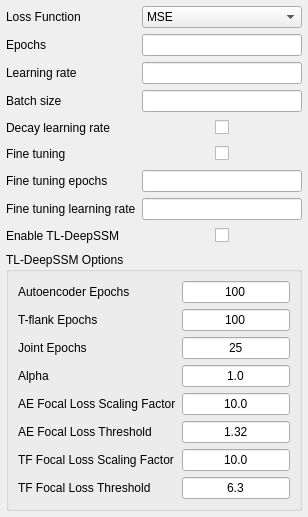
              <widget class="QWidget" name="training_tab">
               <attribute name="title">
                <string>Training</string>
               </attribute>
               <layout class="QGridLayout" name="gridLayout_4">
                <property name="leftMargin">
                 <number>6</number>
                </property>
                <property name="topMargin">
                 <number>6</number>
                </property>
                <property name="rightMargin">
                 <number>6</number>
                </property>
                <property name="bottomMargin">
                 <number>6</number>
                </property>
                <item row="3" column="0">
                 <widget class="QLabel" name="label_13">
                  <property name="text">
                   <string>Batch size</string>
                  </property>
                 </widget>
                </item>
                <item row="0" column="1">
                 <widget class="QComboBox" name="loss_function">
                  <item>
                   <property name="text">
                    <string>MSE</string>
                   </property>
                  </item>
                  <item>
                   <property name="text">
                    <string>Focal</string>
                   </property>
                  </item>
                 </widget>
                </item>
                <item row="7" column="1">
                 <widget class="QLineEdit" name="training_fine_tuning_learning_rate">
                  <property name="alignment">
                   <set>Qt::AlignmentFlag::AlignCenter</set>
                  </property>
                 </widget>
                </item>
                <item row="8" column="0">
                 <widget class="QLabel" name="label_24">
                  <property name="sizePolicy">
                   <sizepolicy hsizetype="Preferred" vsizetype="Fixed">
                    <horstretch>0</horstretch>
                    <verstretch>0</verstretch>
                   </sizepolicy>
                  </property>
                  <property name="text">
                   <string>Enable TL-DeepSSM</string>
                  </property>
                 </widget>
                </item>
                <item row="6" column="0">
                 <widget class="QLabel" name="label_16">
                  <property name="text">
                   <string>Fine tuning epochs</string>
                  </property>
                 </widget>
                </item>
                <item row="2" column="1">
                 <widget class="QLineEdit" name="training_learning_rate">
                  <property name="alignment">
                   <set>Qt::AlignmentFlag::AlignCenter</set>
                  </property>
                 </widget>
                </item>
                <item row="4" column="0">
                 <widget class="QLabel" name="label_8">
                  <property name="sizePolicy">
                   <sizepolicy hsizetype="Preferred" vsizetype="Fixed">
                    <horstretch>0</horstretch>
                    <verstretch>0</verstretch>
                   </sizepolicy>
                  </property>
                  <property name="text">
                   <string>Decay learning rate</string>
                  </property>
                 </widget>
                </item>
                <item row="4" column="1">
                 <widget class="QWidget" name="decay_widget" native="true">
                  <property name="sizePolicy">
                   <sizepolicy hsizetype="Preferred" vsizetype="Fixed">
                    <horstretch>0</horstretch>
                    <verstretch>0</verstretch>
                   </sizepolicy>
                  </property>
                  <layout class="QGridLayout" name="gridLayout_3">
                   <property name="leftMargin">
                    <number>0</number>
                   </property>
                   <property name="topMargin">
                    <number>0</number>
                   </property>
                   <property name="rightMargin">
                    <number>0</number>
                   </property>
                   <property name="bottomMargin">
                    <number>0</number>
                   </property>
                   <item row="1" column="0">
                    <spacer name="horizontalSpacer">
                     <property name="orientation">
                      <enum>Qt::Orientation::Horizontal</enum>
                     </property>
                     <property name="sizeHint" stdset="0">
                      <size>
                       <width>40</width>
                       <height>20</height>
                      </size>
                     </property>
                    </spacer>
                   </item>
                   <item row="1" column="1">
                    <widget class="QCheckBox" name="training_decay_learning">
                     <property name="text">
                      <string/>
                     </property>
                    </widget>
                   </item>
                   <item row="1" column="2">
                    <spacer name="horizontalSpacer_2">
                     <property name="orientation">
                      <enum>Qt::Orientation::Horizontal</enum>
                     </property>
                     <property name="sizeHint" stdset="0">
                      <size>
                       <width>40</width>
                       <height>20</height>
                      </size>
                     </property>
                    </spacer>
                   </item>
                  </layout>
                 </widget>
                </item>
                <item row="3" column="1">
                 <widget class="QLineEdit" name="training_batch_size">
                  <property name="alignment">
                   <set>Qt::AlignmentFlag::AlignCenter</set>
                  </property>
                 </widget>
                </item>
                <item row="1" column="1">
                 <widget class="QLineEdit" name="training_epochs">
                  <property name="alignment">
                   <set>Qt::AlignmentFlag::AlignCenter</set>
                  </property>
                 </widget>
                </item>
                <item row="6" column="1">
                 <widget class="QLineEdit" name="training_fine_tuning_epochs">
                  <property name="alignment">
                   <set>Qt::AlignmentFlag::AlignCenter</set>
                  </property>
                 </widget>
                </item>
                <item row="8" column="1">
                 <widget class="QWidget" name="decay_widget_3" native="true">
                  <property name="sizePolicy">
                   <sizepolicy hsizetype="Preferred" vsizetype="Fixed">
                    <horstretch>0</horstretch>
                    <verstretch>0</verstretch>
                   </sizepolicy>
                  </property>
                  <layout class="QGridLayout" name="gridLayout_8">
                   <property name="leftMargin">
                    <number>0</number>
                   </property>
                   <property name="topMargin">
                    <number>0</number>
                   </property>
                   <property name="rightMargin">
                    <number>0</number>
                   </property>
                   <property name="bottomMargin">
                    <number>0</number>
                   </property>
                   <item row="1" column="0">
                    <spacer name="horizontalSpacer_7">
                     <property name="orientation">
                      <enum>Qt::Orientation::Horizontal</enum>
                     </property>
                     <property name="sizeHint" stdset="0">
                      <size>
                       <width>40</width>
                       <height>20</height>
                      </size>
                     </property>
                    </spacer>
                   </item>
                   <item row="1" column="1">
                    <widget class="QCheckBox" name="tl_net_enabled">
                     <property name="text">
                      <string/>
                     </property>
                    </widget>
                   </item>
                   <item row="1" column="2">
                    <spacer name="horizontalSpacer_8">
                     <property name="orientation">
                      <enum>Qt::Orientation::Horizontal</enum>
                     </property>
                     <property name="sizeHint" stdset="0">
                      <size>
                       <width>40</width>
                       <height>20</height>
                      </size>
                     </property>
                    </spacer>
                   </item>
                  </layout>
                 </widget>
                </item>
                <item row="1" column="0">
                 <widget class="QLabel" name="label_6">
                  <property name="text">
                   <string>Epochs</string>
                  </property>
                 </widget>
                </item>
                <item row="5" column="1">
                 <widget class="QWidget" name="decay_widget_2" native="true">
                  <property name="sizePolicy">
                   <sizepolicy hsizetype="Preferred" vsizetype="Fixed">
                    <horstretch>0</horstretch>
                    <verstretch>0</verstretch>
                   </sizepolicy>
                  </property>
                  <layout class="QGridLayout" name="gridLayout_5">
                   <property name="leftMargin">
                    <number>0</number>
                   </property>
                   <property name="topMargin">
                    <number>0</number>
                   </property>
                   <property name="rightMargin">
                    <number>0</number>
                   </property>
                   <property name="bottomMargin">
                    <number>0</number>
                   </property>
                   <item row="1" column="0">
                    <spacer name="horizontalSpacer_3">
                     <property name="orientation">
                      <enum>Qt::Orientation::Horizontal</enum>
                     </property>
                     <property name="sizeHint" stdset="0">
                      <size>
                       <width>40</width>
                       <height>20</height>
                      </size>
                     </property>
                    </spacer>
                   </item>
                   <item row="1" column="1">
                    <widget class="QCheckBox" name="training_fine_tuning">
                     <property name="text">
                      <string/>
                     </property>
                    </widget>
                   </item>
                   <item row="1" column="2">
                    <spacer name="horizontalSpacer_4">
                     <property name="orientation">
                      <enum>Qt::Orientation::Horizontal</enum>
                     </property>
                     <property name="sizeHint" stdset="0">
                      <size>
                       <width>40</width>
                       <height>20</height>
                      </size>
                     </property>
                    </spacer>
                   </item>
                  </layout>
                 </widget>
                </item>
                <item row="0" column="0">
                 <widget class="QLabel" name="label_23">
                  <property name="text">
                   <string>Loss Function</string>
                  </property>
                 </widget>
                </item>
                <item row="7" column="0">
                 <widget class="QLabel" name="label_17">
                  <property name="text">
                   <string>Fine tuning learning rate</string>
                  </property>
                 </widget>
                </item>
                <item row="2" column="0">
                 <widget class="QLabel" name="label_7">
                  <property name="text">
                   <string>Learning rate</string>
                  </property>
                 </widget>
                </item>
                <item row="5" column="0">
                 <widget class="QLabel" name="label_9">
                  <property name="sizePolicy">
                   <sizepolicy hsizetype="Preferred" vsizetype="Fixed">
                    <horstretch>0</horstretch>
                    <verstretch>0</verstretch>
                   </sizepolicy>
                  </property>
                  <property name="text">
                   <string>Fine tuning</string>
                  </property>
                 </widget>
                </item>
                <item row="9" column="0" colspan="2">
                 <widget class="QGroupBox" name="tl_net_options">
                  <property name="minimumSize">
                   <size>
                    <width>0</width>
                    <height>50</height>
                   </size>
                  </property>
                  <property name="title">
                   <string>TL-DeepSSM Options</string>
                  </property>
                  <layout class="QGridLayout" name="gridLayout_11">
                   <item row="5" column="0">
                    <widget class="QLabel" name="label_29">
                     <property name="sizePolicy">
                      <sizepolicy hsizetype="Preferred" vsizetype="Fixed">
                       <horstretch>0</horstretch>
                       <verstretch>0</verstretch>
                      </sizepolicy>
                     </property>
                     <property name="text">
                      <string>AE Focal Loss Threshold</string>
                     </property>
                    </widget>
                   </item>
                   <item row="1" column="1">
                    <widget class="QLineEdit" name="tl_tf_epochs">
                     <property name="text">
                      <string>100</string>
                     </property>
                     <property name="alignment">
                      <set>Qt::AlignmentFlag::AlignCenter</set>
                     </property>
                    </widget>
                   </item>
                   <item row="1" column="0">
                    <widget class="QLabel" name="label_26">
                     <property name="sizePolicy">
                      <sizepolicy hsizetype="Preferred" vsizetype="Fixed">
                       <horstretch>0</horstretch>
                       <verstretch>0</verstretch>
                      </sizepolicy>
                     </property>
                     <property name="text">
                      <string>T-flank Epochs</string>
                     </property>
                    </widget>
                   </item>
                   <item row="4" column="1">
                    <widget class="QLineEdit" name="tl_ae_a">
                     <property name="text">
                      <string>10.0</string>
                     </property>
                     <property name="alignment">
                      <set>Qt::AlignmentFlag::AlignCenter</set>
                     </property>
                    </widget>
                   </item>
                   <item row="2" column="0">
                    <widget class="QLabel" name="label_27">
                     <property name="sizePolicy">
                      <sizepolicy hsizetype="Preferred" vsizetype="Fixed">
                       <horstretch>0</horstretch>
                       <verstretch>0</verstretch>
                      </sizepolicy>
                     </property>
                     <property name="text">
                      <string>Joint Epochs</string>
                     </property>
                    </widget>
                   </item>
                   <item row="6" column="0">
                    <widget class="QLabel" name="label_30">
                     <property name="sizePolicy">
                      <sizepolicy hsizetype="Preferred" vsizetype="Fixed">
                       <horstretch>0</horstretch>
                       <verstretch>0</verstretch>
                      </sizepolicy>
                     </property>
                     <property name="text">
                      <string>TF Focal Loss Scaling Factor</string>
                     </property>
                    </widget>
                   </item>
                   <item row="0" column="0">
                    <widget class="QLabel" name="label_25">
                     <property name="sizePolicy">
                      <sizepolicy hsizetype="Preferred" vsizetype="Fixed">
                       <horstretch>0</horstretch>
                       <verstretch>0</verstretch>
                      </sizepolicy>
                     </property>
                     <property name="text">
                      <string>Autoencoder Epochs</string>
                     </property>
                    </widget>
                   </item>
                   <item row="6" column="1">
                    <widget class="QLineEdit" name="tl_lat_a">
                     <property name="text">
                      <string>10.0</string>
                     </property>
                     <property name="alignment">
                      <set>Qt::AlignmentFlag::AlignCenter</set>
                     </property>
                    </widget>
                   </item>
                   <item row="4" column="0">
                    <widget class="QLabel" name="label_28">
                     <property name="sizePolicy">
                      <sizepolicy hsizetype="Preferred" vsizetype="Fixed">
                       <horstretch>0</horstretch>
                       <verstretch>0</verstretch>
                      </sizepolicy>
                     </property>
                     <property name="text">
                      <string>AE Focal Loss Scaling Factor</string>
                     </property>
                    </widget>
                   </item>
                   <item row="5" column="1">
                    <widget class="QLineEdit" name="tl_ae_c">
                     <property name="text">
                      <string>1.32</string>
                     </property>
                     <property name="alignment">
                      <set>Qt::AlignmentFlag::AlignCenter</set>
                     </property>
                    </widget>
                   </item>
                   <item row="2" column="1">
                    <widget class="QLineEdit" name="tl_joint_epochs">
                     <property name="text">
                      <string>25</string>
                     </property>
                     <property name="alignment">
                      <set>Qt::AlignmentFlag::AlignCenter</set>
                     </property>
                    </widget>
                   </item>
                   <item row="7" column="0">
                    <widget class="QLabel" name="label_31">
                     <property name="sizePolicy">
                      <sizepolicy hsizetype="Preferred" vsizetype="Fixed">
                       <horstretch>0</horstretch>
                       <verstretch>0</verstretch>
                      </sizepolicy>
                     </property>
                     <property name="text">
                      <string>TF Focal Loss Threshold</string>
                     </property>
                    </widget>
                   </item>
                   <item row="7" column="1">
                    <widget class="QLineEdit" name="tl_lat_c">
                     <property name="text">
                      <string>6.3</string>
                     </property>
                     <property name="alignment">
                      <set>Qt::AlignmentFlag::AlignCenter</set>
                     </property>
                    </widget>
                   </item>
                   <item row="3" column="0">
                    <widget class="QLabel" name="label_32">
                     <property name="sizePolicy">
                      <sizepolicy hsizetype="Preferred" vsizetype="Fixed">
                       <horstretch>0</horstretch>
                       <verstretch>0</verstretch>
                      </sizepolicy>
                     </property>
                     <property name="text">
                      <string>Alpha</string>
                     </property>
                    </widget>
                   </item>
                   <item row="0" column="1">
                    <widget class="QLineEdit" name="tl_ae_epochs">
                     <property name="text">
                      <string>100</string>
                     </property>
                     <property name="alignment">
                      <set>Qt::AlignmentFlag::AlignCenter</set>
                     </property>
                    </widget>
                   </item>
                   <item row="3" column="1">
                    <widget class="QLineEdit" name="tl_alpha">
                     <property name="text">
                      <string>1.0</string>
                     </property>
                     <property name="alignment">
                      <set>Qt::AlignmentFlag::AlignCenter</set>
                     </property>
                    </widget>
                   </item>
                  </layout>
                 </widget>
                </item>
               </layout>
              </widget>
